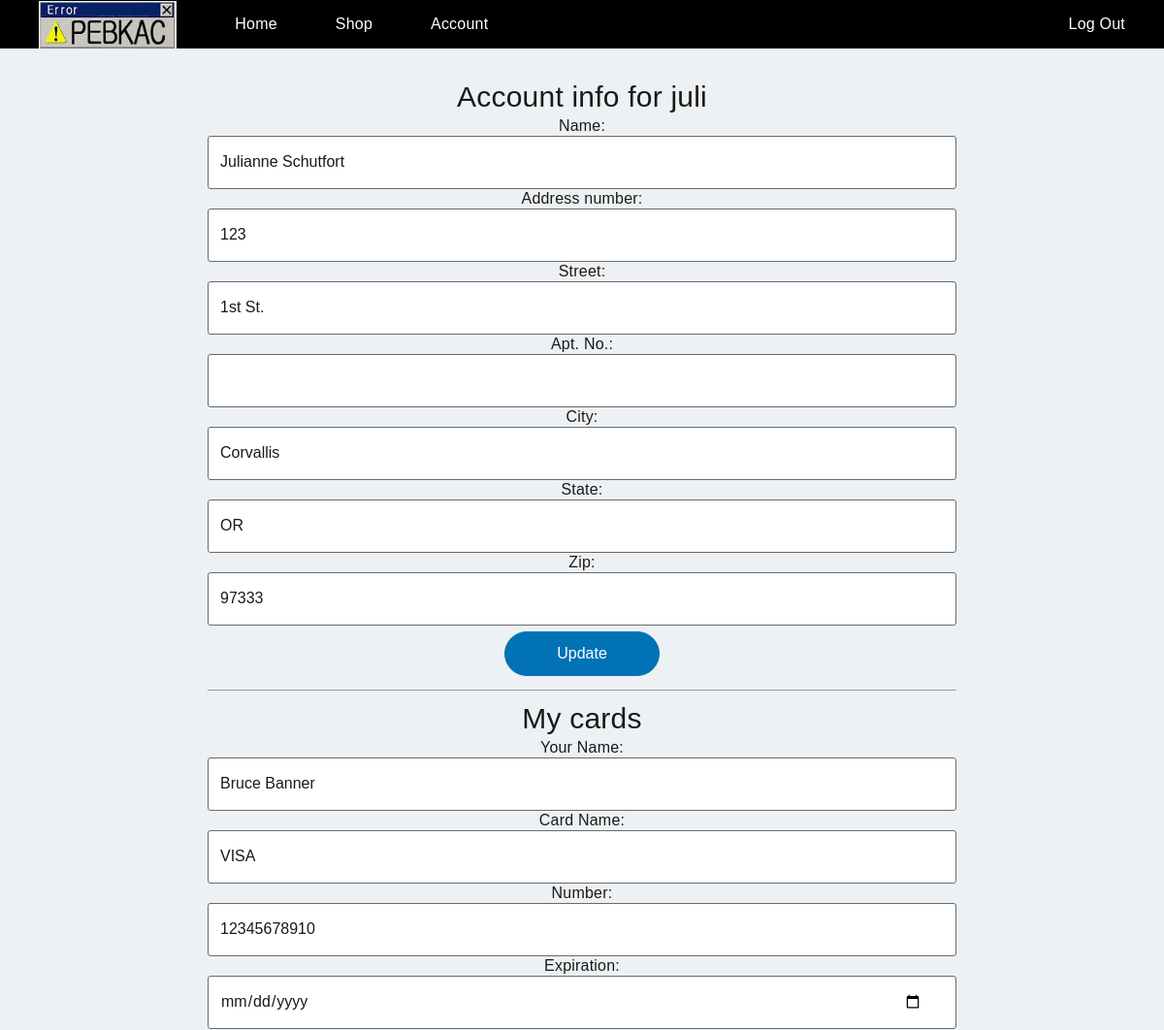
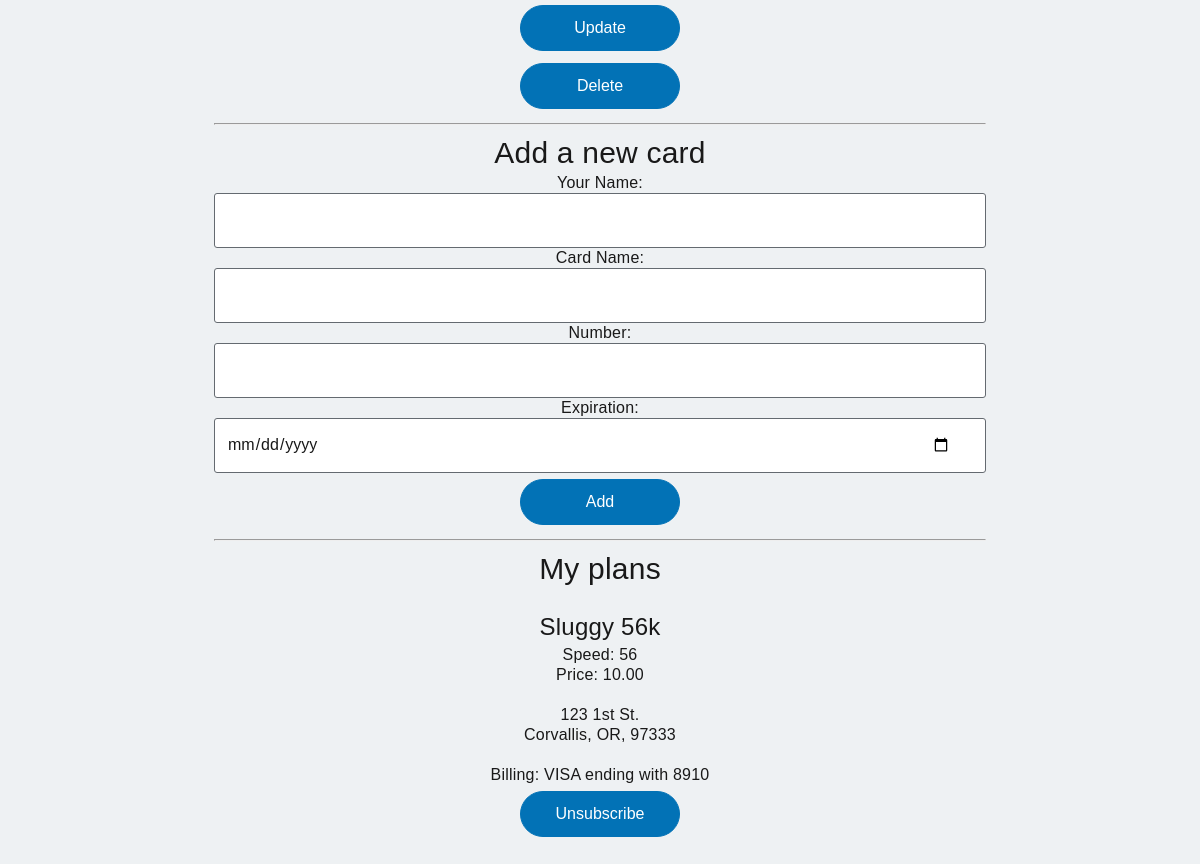
/account.php (signed in), run on the app's committed database (2 pictures, top to bottom).
### tables this page shows
CREATE TABLE Customer (
	id				INT AUTO_INCREMENT NOT NULL,
	username		VARCHAR(255) UNIQUE NOT NULL,
    	pass			CHAR(32),
    name			VARCHAR(255) NOT NULL,
	address_id		INT,
	PRIMARY KEY (id),
	FOREIGN KEY (address_id) REFERENCES Address(id) ON DELETE SET NULL
);

CREATE TABLE Address (
	id				INT AUTO_INCREMENT NOT NULL,
	num				INT NOT NULL,
	street			VARCHAR(255) NOT NULL,
	apt_no			INT,
    city			VARCHAR(255) NOT NULL,
	state				CHAR(2) NOT NULL,
	zip				DECIMAL(5) NOT NULL,
	PRIMARY KEY (id)
);

CREATE TABLE Billing_Info (
	id				INT AUTO_INCREMENT NOT NULL,
	cc_number		DECIMAL(16) NOT NULL,
	cc_type			VARCHAR(255) NOT NULL,
	expiration_date	DATE NOT NULL,
	name			VARCHAR(255) NOT NULL,
	user_id			INT NOT NULL,
	PRIMARY KEY (id),
	FOREIGN KEY (user_id) REFERENCES Customer(id) ON DELETE CASCADE
);

CREATE TABLE Subscription (
	plan_id			INT,
	address_id		INT,
	billing_id		INT,
	customer_id		INT,
	PRIMARY KEY (plan_id, address_id),  
	FOREIGN KEY (billing_id) REFERENCES Billing_Info(id) ON DELETE CASCADE,
	FOREIGN KEY (customer_id) REFERENCES Customer(id) ON DELETE CASCADE,
	FOREIGN KEY (address_id) REFERENCES Address(id) ON DELETE CASCADE
);

CREATE TABLE Plan (
	id				INT AUTO_INCREMENT NOT NULL,
	name			VARCHAR(255),
	price			DECIMAL(9, 2),
	speed			INT,
	added_by		INT,
	PRIMARY KEY (id),
	FOREIGN KEY (added_by) REFERENCES Employee(id) ON DELETE SET NULL
);

### public/setup.php (called while the page is built, shortened)
<?php
function is_logged_in() {
  if(isset($_SESSION['type'])) {
	return True;
  } else {
  	return False;
  }
}
function clean_input($data) {
	$data = trim($data);
	$data = stripslashes($data);
	$data = htmlspecialchars($data);
	return $data;
}

### public/account.php (the view, shortened to what this page needs)
<?php include '_header.php' ?>
<?php
	if(isset($_SESSION['type']) && isset($_SESSION['user']) && $_SESSION['type'] == 'customer') {
		$conn = mysqli_connect(DB_HOST, DB_USER, DB_PASSWORD, DB_NAME);
		$result = mysqli_query($conn, "SELECT c.username, c.name, a.num, a.street, a.apt_no, a.city, a.state, a.zip FROM Customer c LEFT JOIN Address a ON c.address_id = a.id WHERE c.id = " . $_SESSION['id']);
		$userInfo = mysqli_fetch_row($result);
		echo '<h1>Account info for ' . clean_input($userInfo[0]) . '</h1>';
		echo '<form action="updateaccount.php"  method="post">';
		echo 'Name: <input type="text" name="name" autocomplete=off required pattern=".{3,255}" title="3 to 255 characters" value="' . clean_input($userInfo[1]) . '"><br>';
		echo 'Address number: <input type="text" name="num" autocomplete=off pattern="([0-9])*" required title="Enter a number" value=' . clean_input($userInfo[2]) . '><br>';
		echo 'Street: <input type="text" name="street" autocomplete=off required pattern=".{3,255}" title="3 to 255 characters" value="' . clean_input($userInfo[3]) . '"><br>';
		echo 'Apt. No.: <input type="text" name="apt" autocomplete=off pattern="([0-9])*" title="Enter a number" value=' . clean_input($userInfo[4]) . '><br>';
		echo 'City: <input type="text" name="city" autocomplete=off required pattern=".{3,255}" title="3 to 255 characters" value="' . clean_input($userInfo[5]) . '"><br>';
		echo 'State: <input type="text" name="state" autocomplete=off pattern="([A-Z]){2,2}" required title="2 letters" value=' . clean_input($userInfo[6]) . '><br>';
		echo 'Zip: <input type="text" name="zip" autocomplete=off required pattern="[0-9]{5,5}" title="5 digits" value=' . clean_input($userInfo[7]) . '><br>';
		echo '<div class="x-flex__content"><input type="submit" name="action" value="Update" class="x-button--solid"></div>';
		echo '</form>';
		$result = mysqli_query($conn, "SELECT id, name, cc_type, cc_number, expiration_date FROM Billing_Info WHERE user_id = " . $_SESSION['id']);
		$num_row = mysqli_num_rows($result);
		echo "<hr>";
		echo "<h1>My cards</h1>";
		for($i = 0; $i < $num_row; $i++) {
			$cardInfo = mysqli_fetch_row($result);
			echo '<form action="updatebilling.php" method="post">';
			echo 'Your Name: <input type="text" name="name" autocomplete=off required pattern=".{3,255}" title="3 to 255 characters" value="' . clean_input($cardInfo[1]) . '"><br>';
			echo 'Card Name: <input type="text" name="card" autocomplete=off required pattern=".{3,255}" title="3 to 255 characters" value=' . clean_input($cardInfo[2]) . '><br>';
			echo 'Number: <input type="text" name="number" autocomplete=off required pattern="([0-9]){16,16}" required title="16 digits" value=' . clean_input($cardInfo[3]) . '><br>';
			echo 'Expiration: <input type="date" name="exp" autocomplete=off required value=' . clean_input($cardInfo[4]) . '><br>';
			echo '<div class="x-flex__content"><input type="submit" name="action" value="Update" class="x-button--solid"></div>';
			echo '<div class="x-flex__content"><input type="submit" name="action" value="Delete" class="x-button--solid"></div>';
			echo '</form>';
		}
		echo "<hr>";
		echo "<h1>Add a new card</h1>";
		echo '<form action="addbilling.php" method="post">';
		echo 'Your Name: <input type="text" name="name" pattern=".{3,255}" title="3 to 255 characters" autocomplete=off required><br>';
		echo 'Card Name: <input type="text" name="card" pattern=".{3,255}" title="3 to 255 characters" autocomplete=off required><br>';
		echo 'Number: <input type="text" name="number" pattern="([0-9]){16,16}" required title="16 digits" autocomplete=off required><br>';
		echo 'Expiration: <input type="date" name="exp" autocomplete=off required><br>';
		echo '<div class="x-flex__content"><input type="submit" name="add" value="Add" class="x-button--solid"></div>';
		echo '</form>';
		echo '<hr><h1>My plans</h1><br>';
		$query = 'SELECT s.plan_id, s.address_id, s.billing_id, p.name, p.price, p.speed FROM Subscription s LEFT JOIN Plan p ON s.plan_id = p.id WHERE customer_id = ' . $_SESSION['id'];
		$result = mysqli_query($conn, $query);
		$num_row = mysqli_num_rows($result);
		for($i = 0; $i < $num_row; $i++) {
			$planInfo = mysqli_fetch_row($result);
			$query = "SELECT a.num, a.street, a.apt_no, a.city, a.state, a.zip FROM Address a WHERE a.id = " . $planInfo[1];
			$addressResult = mysqli_query($conn, $query);
			$addressInfo = mysqli_fetch_row($addressResult);
			$query = "SELECT cc_type, cc_number FROM Billing_Info WHERE id = " . $planInfo[2];
			$billingResult = mysqli_query($conn, $query);
			$billingInfo = mysqli_fetch_row($billingResult);
			echo '<h2>' . clean_input($planInfo[3]) . '</h2>';
			echo 'Speed: ' . clean_input($planInfo[5]) . '<br>';
			echo 'Price: ' . clean_input($planInfo[4]) . '<br><br>';
			echo clean_input($addressInfo[0]) . ' ' . clean_input($addressInfo[1]);
			echo '<br>';
			echo  clean_input($addressInfo[3]) . ', ' .  clean_input($addressInfo[4]) . ', ' .  clean_input($addressInfo[5]);
			echo '<br><br>';
			echo 'Billing: ' . clean_input($billingInfo[0]) . ' ending with ' . clean_input(substr((string)$billingInfo[1], -4));
			echo '<form action="dounsub.php" method="post">';
			echo '<div class="x-flex__content"><input type="submit" name="action" value="Unsubscribe" class="x-button--solid"></div>';
			echo '</form>';
		}
	}
	?>
<?php include '_footer.php' ?>

### public/_header.php (shortened to what this page needs)
<?php include "setup.php" ?>
<!DOCTYPE HTML>
<html lang="en">
  <head>
	<link rel="stylesheet" href="css/all.css">
  </head>
  <body>
    <header class="x-header-nav x-header-nav--ad">
	  <link href="css/gnavstyle.css" rel="stylesheet">
	  <div class="polaris-nav polaris-nav-header-wrapper" role="navigation">
		<div class="polaris-header">
		  <ul class="polaris-navigation">
			<li class="polaris-item">
			  <a href="index.php" target="_self" class="polaris-link">
				<img src="images/logo.jpg" height=50>
			  </a>
			</li>
		  </ul>
		  <ul class="polaris-navigation">
			<li class="polaris-item">
			  <a href="index.php" target="_self" class="polaris-link">
				<span class="polaris-trackname">Home</span>
			  </a>
			</li>
			<li class="polaris-item">
			  <a href="plans.php" target="_self" class="polaris-link">
				<span class="polaris-trackname">Shop</span>
			  </a>
			</li>
	<?php if(isset($_SESSION['type'])) {?>
	<?php if($_SESSION['type']=='customer'){?>
			<li class="polaris-item">
			  <a href="account.php" target="_self" class="polaris-link">
				<span class="polaris-trackname">Account</span>
			  </a>
			</li>
            <?php }} ?>
		  </ul>
		  <ul class="polaris-personal">
			<li class="polaris-item">
              <?php if(is_logged_in()) {?>
			  <a href="logout.php" target="_self" class="polaris-link">
				<span class="polaris-trackname">Log Out</span>
			  </a>
              <?php } else {?>
			  <a href="login.php" target="_self" class="polaris-link">
				<span class="polaris-trackname">Sign In</span>
			  </a>
              <?php } ?>
			</li>
		  </ul>
		</div>
	  </div>
	</header>
	<main role="main">
	  <section class="x-content-banner x-content-banner--pad-top-sm x-content-banner--pad-bottom-sm x-ui-theme--transparent x-background--transparent">
		<div class="x-flex-row middle-md center-sm">
		  <div class="x-flex__col-xs-12 x-flex__col-md-8 x--ta-c">
			<div class="x-flex__content x-content-banner__content">

### public/_footer.php
			</div>
		  </div>
		</div>
	  </section>
	</main>
  </body>
</html>

### public/css/gnavstyle.css (style rules this page uses)
.polaris-nav ul,.polaris-nav ol,.polaris-nav li { list-style-type:none;margin:0;padding:0 }
.polaris-nav .polaris-header a { text-decoration:none;color:#fff }
.polaris-nav { position:relative;z-index:1500;background-color:#000 }
.polaris-nav * { box-sizing:border-box;font-family:Helvetica, Arial, sans-serif }
.polaris-nav .polaris-header { height:50px;max-width:1180px;margin:0 auto;padding:0;font-size:16px;color:#fff }
.polaris-nav .polaris-personal { float:right }
.polaris-nav .polaris-item { float:left;position:relative }
.polaris-nav .polaris-link { position:relative;float:left;height:50px;padding:0 30px;line-height:50px;color:#fff;text-decoration:none }

### data on the page
customer: username "juli", name "Julianne Schutfort", num "123", street "1st St.", city "Corvallis", state "OR", zip "97333"
billing_info: name "Bruce Banner", card "VISA", number "12345678910", cc_type "VISA", cc_number "8910"
subscription: plan.name "Sluggy 56k", plan.speed "56", plan.price "10.00"
address: num "123", street "1st St.", city "Corvallis", state "OR", zip "97333"
